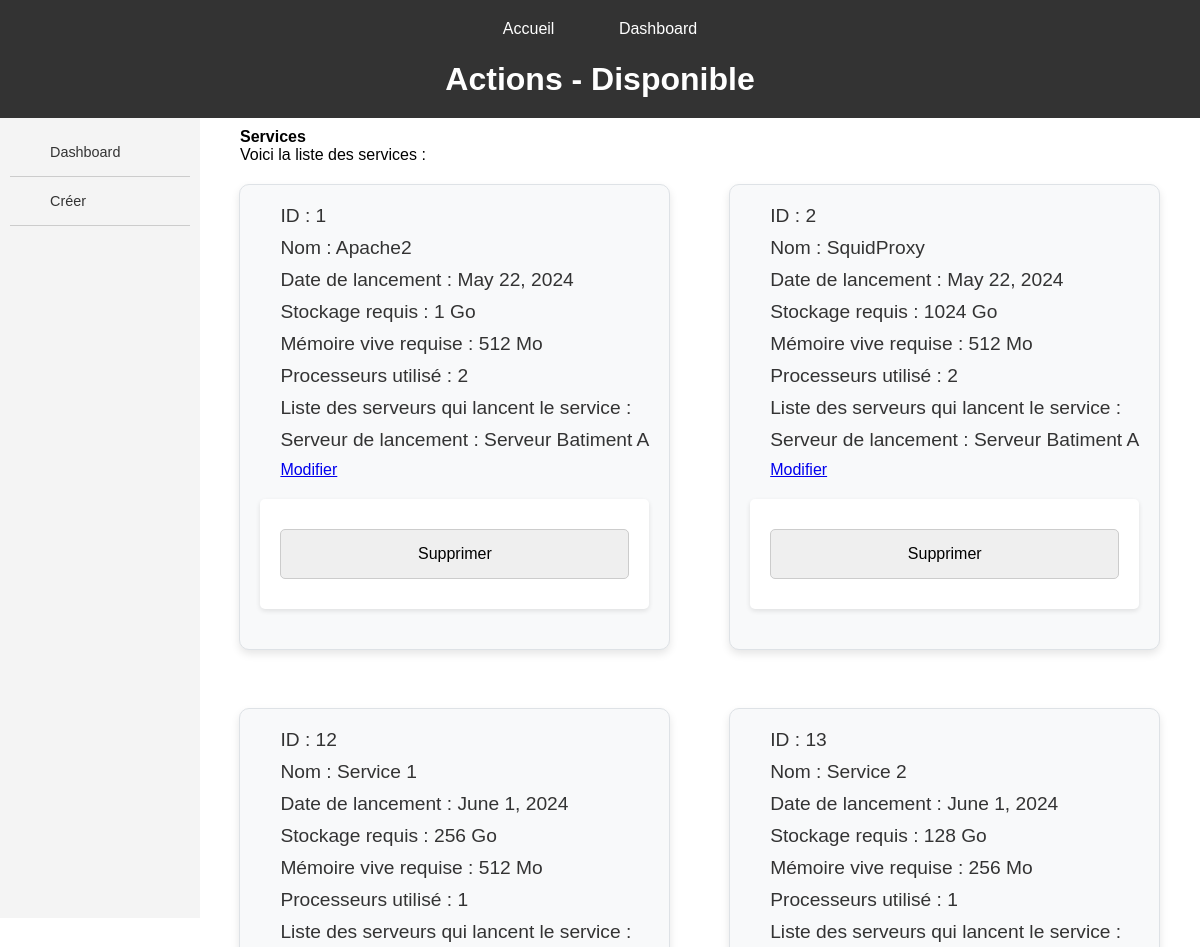
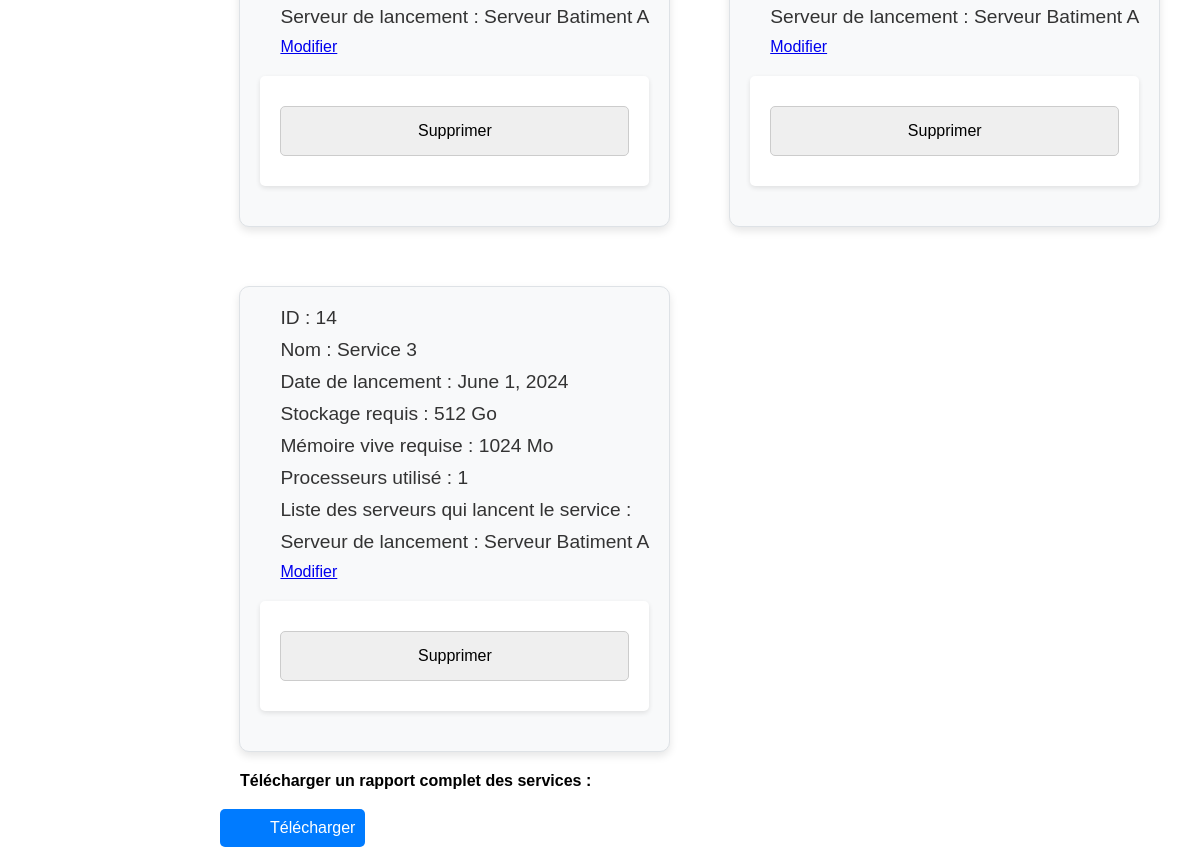
The app's page /service/ with its own data (2 pictures, top to bottom).
### servops/models.py (models this page shows, shortened)
class Service(models.Model):
    name = models.CharField(max_length=200)
    launch_date = models.DateField()
    memory_used = models.IntegerField()
    required_memory = models.IntegerField()
    required_processors = models.IntegerField(default=1)
    launch_server = models.ForeignKey(Server, on_delete=models.CASCADE, related_name='services')

class Server(models.Model):
    name = models.CharField(max_length=200)
    server_type = models.ForeignKey(ServerType, on_delete=models.CASCADE)
    num_processors = models.IntegerField()
    memory_capacity = models.IntegerField()
    storage_capacity = models.IntegerField()
    used_processors = models.IntegerField(default=0)
    used_memory = models.IntegerField(default=0)

### servops/views.py (the view)
# urls.py: path('service/', views.services, name='services_crud'),
def services(request):
    services = Service.objects.all()
    return render(request, 'servops/CRUD/CRUD_services/home.html', {'services': services})

### servops/templates/servops/CRUD/CRUD_services/home.html (shortened to what this page needs)
{% extends "servops/MAIN/main_dashboard.html" %}
{% load static %}
{% block header %}Actions - Disponible{% endblock %}
{% block sidebar %}
<ul>
    <li><a href="{% url 'dashboard' %}" class="button">Dashboard</a></li>
    <li><a href="{% url 'create_service' %}" class="button">Créer</a></li>
</ul>
{% endblock sidebar %}
{% block content %}
<h2>Services</h2>
<p>Voici la liste des services :</p>
<div class="container">
    {% for service in services %}
    <div class="service-box">
        <p>ID : {{service.id}}</p>
        <p>Nom : {{service.name}}</p>
        <p>Date de lancement : {{service.launch_date}}</p>
        <p>Stockage requis : {{service.memory_used}} Go</p>
        <p>Mémoire vive requise : {{service.required_memory}} Mo</p>
        <p>Processeurs utilisé : {{service.required_processors}}</p>
        <p>Liste des serveurs qui lancent le service :</p>
        <p>Serveur de lancement : {{ service.launch_server.name }}</p>
        <a href="{% url 'update_service' service.id %}">Modifier</a>
        <form action="{% url 'delete_service' service.id %}" method="post">
            <input type="submit" value="Supprimer">
        </form>
    </div>
    {% endfor %}
</div>
<h2>Télécharger un rapport complet des services :</h2>
<button>
    <a href="{% url 'pdf' %}">Télécharger</a>
</button>
{% endblock content %}

### servops/static/main.css (style rules this page uses)
* { margin: 0; padding: 0; box-sizing: border-box; }
html, body { width: 100%; height: 100%; font-family: Arial, sans-serif; }
html { scroll-behavior: smooth; }
.bar ul { list-style-type: none; padding: 0; margin: 0; }
.bar ul li { padding: 8px 10px; border-bottom: 1px solid #ccc; font-size: 0.9em; }
.bar ul li a { text-decoration: none; color: #333; display: block; padding: 8px 10px; }
main p, main h1, main h2, main h3, a { font-size: 1em; margin-left: 20px; }
form { max-width: 600px; margin: 20px auto; padding: 20px; background-color: #fff; border-radius: 5px; box-shadow: 0 2px 5px rgba(0, 0, 0, 0.1); }
input[type="text"], input[type="email"], input[type="password"], input[type="number"], input, select, textarea { width: 100%; padding: 15px; margin: 10px 0; border: 1px solid #ccc; border-radius: 5px; font-size: 1em; }
button { margin-top: 2%; background-color: #007bff; color: #fff; border: none; padding: 10px 20px; text-align: center; font-size: 1em; cursor: pointer; border-radius: 5px; transition: background-color 0.3s ease; }
button a { color: #fff; text-decoration: none; display: inline-block; width: 100%; height: 100%; }
.container { display: flex; flex-wrap: wrap; gap: 20px; }
.service-box { margin: 2%; background-color: #f8f9fa; border: 1px solid #dee2e6; padding: 20px; border-radius: 10px; box-shadow: 0 4px 8px rgba(0, 0, 0, 0.1); transition: transform 0.2s ease, box-shadow 0.2s ease; }
.service-box p { font-size: 1.2em; color: #333; margin-bottom: 10px; }

### records on screen
Service: id "1", name "Apache2", launch_date "May 22, 2024", memory_used "1", required_memory "512", required_processors "2", launch_server.name "Serveur Batiment A"
Service: id "2", name "SquidProxy", launch_date "May 22, 2024", memory_used "1024", required_memory "512", required_processors "2", launch_server.name "Serveur Batiment A"
Service: id "12", name "Service 1", launch_date "June 1, 2024", memory_used "256", required_memory "512", required_processors "1", launch_server.name "Serveur Batiment A"
Service: id "13", name "Service 2", launch_date "June 1, 2024", memory_used "128", required_memory "256", required_processors "1", launch_server.name "Serveur Batiment A"
Service: id "14", name "Service 3", launch_date "June 1, 2024", memory_used "512", required_memory "1024", required_processors "1", launch_server.name "Serveur Batiment A"
